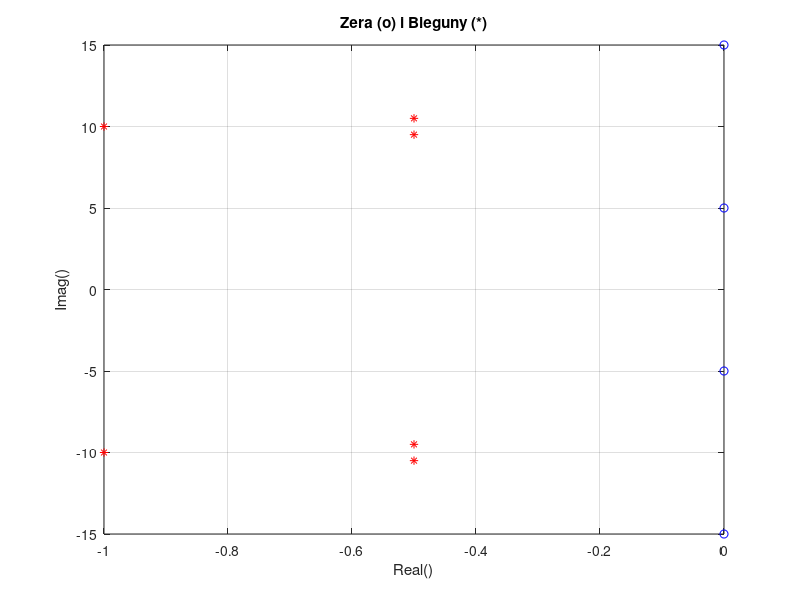
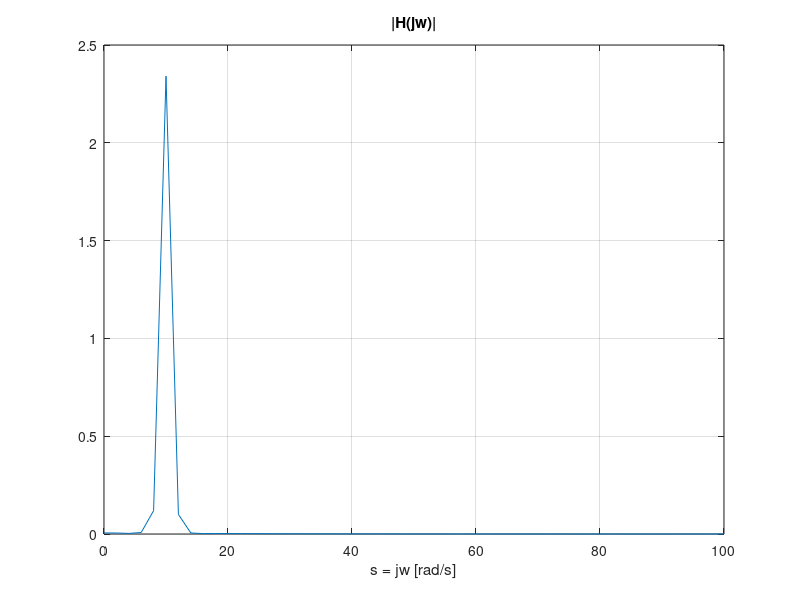
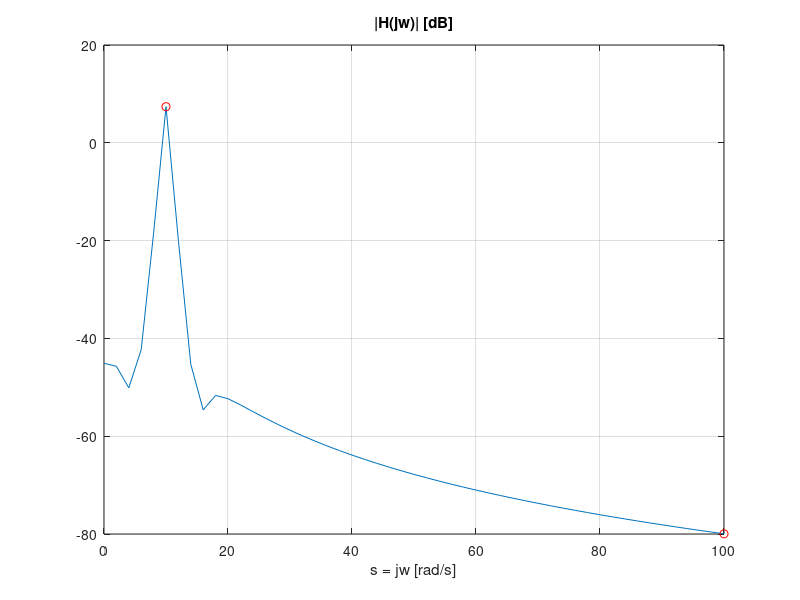
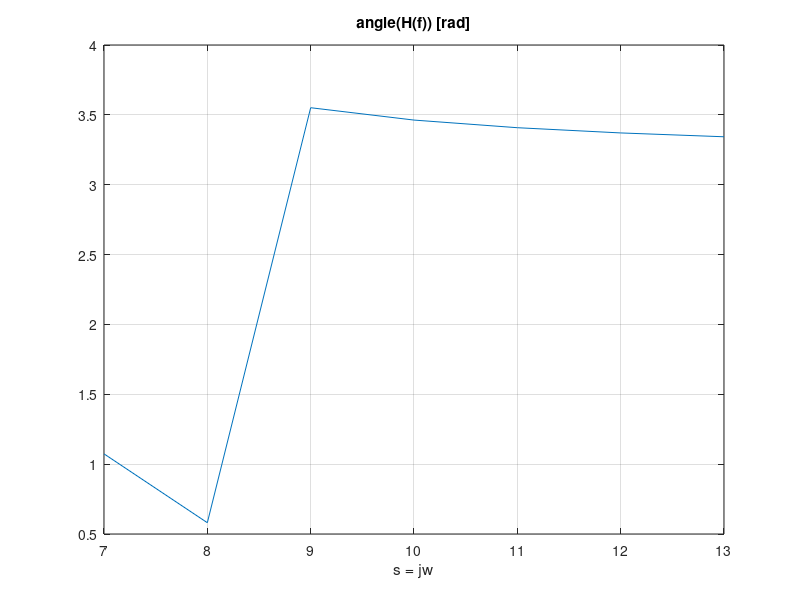

Write the MATLAB code that produced these figures, in order.
clear all; close all;
p12 = -0.5 + j*9.5; p12 = [p12, conj(p12)];
p34 = -1 + j*10; p34 = [p34, conj(p34)];
p56 = -0.5 + j*10.5; p56 = [p56, conj(p56)];
p = [p12 p34 p56];
z = [-j*5 j*5 -j*15 j*15]; 

figure; plot(real(z),imag(z),'bo', real(p),imag(p),'r*'); grid;

title('Zera (o) i Bieguny (*)'); xlabel('Real()'); ylabel('Imag()'); pause

w = 0:2:100;
s = j*w;
a = poly(p);
b = poly(z);
H = polyval(b,s) ./ polyval(a,s);

figure; plot(w, abs(H)); xlabel('s = jw [rad/s]'); title('|H(jw)|'); grid; pause;
figure; plot(w,20*log10(abs(H))); xlabel('s = jw [rad/s]'); title('|H(jw)| [dB]'); grid; 
hold on;
[Min, I] = min(20*log10(abs(H)));
[Max, J] = max(20*log10(abs(H)));
plot(w(I),Min,'ro', w(J),Max,'ro'); hold off; pause;

figure; plot(7:13,unwrap(angle(H(7:13)))); xlabel('s = jw'); title('angle(H(f)) [rad]'); grid; pause;

fprintf('Maksymalne tłumienie: %2f\n',Max);
fprintf('Minimalne tłumienie: %2f\n', Min);

% Umieszczenie zera transmitancji z1 na osi urojonej jω = j2π f w
% punkcie z1 = j2π f1 powoduje, ze filtr usuwa z sygnału składowa o czestotliwosci 
% f1 (poniewaz wówczas |H(f1)| = 0)

b = b / max(abs(H));
H = polyval(b,s) ./ polyval(a,s);
figure; plot(w, abs(H)); xlabel('s = jw [rad/s]'); title('|H(jw)|'); grid; pause;
figure; plot(w,20*log10(abs(H))); xlabel('s = jw [rad/s]'); title('|H(jw)| [dB]'); grid; 
hold on;
[Min, I] = min(20*log10(abs(H)));
[Max, J] = max(20*log10(abs(H)));
plot(w(I),Min,'ro', w(J),Max,'ro'); hold off; pause;

fprintf('Wyskalowanie\n');
fprintf('Maksymalne tłumienie: %2f\n',Max);
fprintf('Minimalne tłumienie: %2f\n', Min);

% figure; plot(7:13,unwrap(angle(H(7:13)))); xlabel('s = jw'); title('angle(H(f)) [rad]'); grid;
figure; plot(w,unwrap(angle(H))); xlabel('s = jw'); title('angle(H(f)) [rad]'); grid; pause;
% figure; plot(w,atan(imag(H)./real(H))); xlabel('s = jw'); title('angle(H(f)) [rad]'); grid;
% zero transmitancji słuzy do usuwania wybranych czestotliwosci
% (powoduje "dołek"/"szczeline" w ch-ce amplitudowej filtra), 
% natomiast biegun transmitancji - słuzy do wzmacniania
% wybranych czestotliwosci (powoduje "górke"/"garb")

% zapytac o charakterystyke fazowa